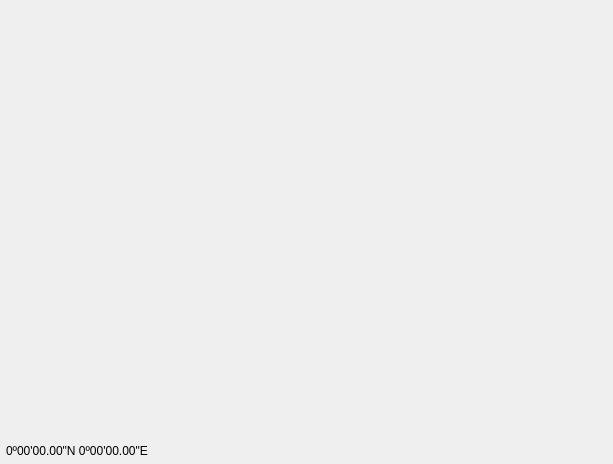
<?xml version="1.0" encoding="UTF-8"?>
<ui version="4.0">
 <class>DockWidgetMap</class>
 <widget class="QDockWidget" name="DockWidgetMap">
  <property name="geometry">
   <rect>
    <x>0</x>
    <y>0</y>
    <width>613</width>
    <height>464</height>
   </rect>
  </property>
  <property name="minimumSize">
   <size>
    <width>206</width>
    <height>70</height>
   </size>
  </property>
  <property name="locale">
   <locale language="English" country="UnitedStates"/>
  </property>
  <property name="windowTitle">
   <string>Map</string>
  </property>
  <widget class="QWidget" name="dockWidgetContents">
   <layout class="QGridLayout" name="gridLayout">
    <property name="leftMargin">
     <number>0</number>
    </property>
    <property name="topMargin">
     <number>0</number>
    </property>
    <property name="rightMargin">
     <number>0</number>
    </property>
    <property name="bottomMargin">
     <number>0</number>
    </property>
    <property name="spacing">
     <number>0</number>
    </property>
    <item row="0" column="0">
     <widget class="WidgetMap" name="widgetMap" native="true">
      <property name="sizePolicy">
       <sizepolicy hsizetype="Preferred" vsizetype="Expanding">
        <horstretch>0</horstretch>
        <verstretch>0</verstretch>
       </sizepolicy>
      </property>
      <property name="focusPolicy">
       <enum>Qt::NoFocus</enum>
      </property>
     </widget>
    </item>
    <item row="1" column="0">
     <widget class="QWidget" name="widgetBar" native="true">
      <property name="sizePolicy">
       <sizepolicy hsizetype="Preferred" vsizetype="Maximum">
        <horstretch>0</horstretch>
        <verstretch>0</verstretch>
       </sizepolicy>
      </property>
      <property name="minimumSize">
       <size>
        <width>0</width>
        <height>0</height>
       </size>
      </property>
      <layout class="QGridLayout" name="gridLayout_2">
       <property name="leftMargin">
        <number>6</number>
       </property>
       <property name="topMargin">
        <number>6</number>
       </property>
       <property name="rightMargin">
        <number>6</number>
       </property>
       <property name="bottomMargin">
        <number>6</number>
       </property>
       <item row="0" column="0">
        <widget class="QLabel" name="labelBar">
         <property name="text">
          <string>0º00'00.00&quot;N 0º00'00.00&quot;E</string>
         </property>
         <property name="alignment">
          <set>Qt::AlignLeading|Qt::AlignLeft|Qt::AlignVCenter</set>
         </property>
        </widget>
       </item>
      </layout>
     </widget>
    </item>
   </layout>
  </widget>
 </widget>
 <customwidgets>
  <customwidget>
   <class>WidgetMap</class>
   <extends>QWidget</extends>
   <header>gui/WidgetMap.h</header>
   <container>1</container>
  </customwidget>
 </customwidgets>
 <resources/>
 <connections/>
</ui>
